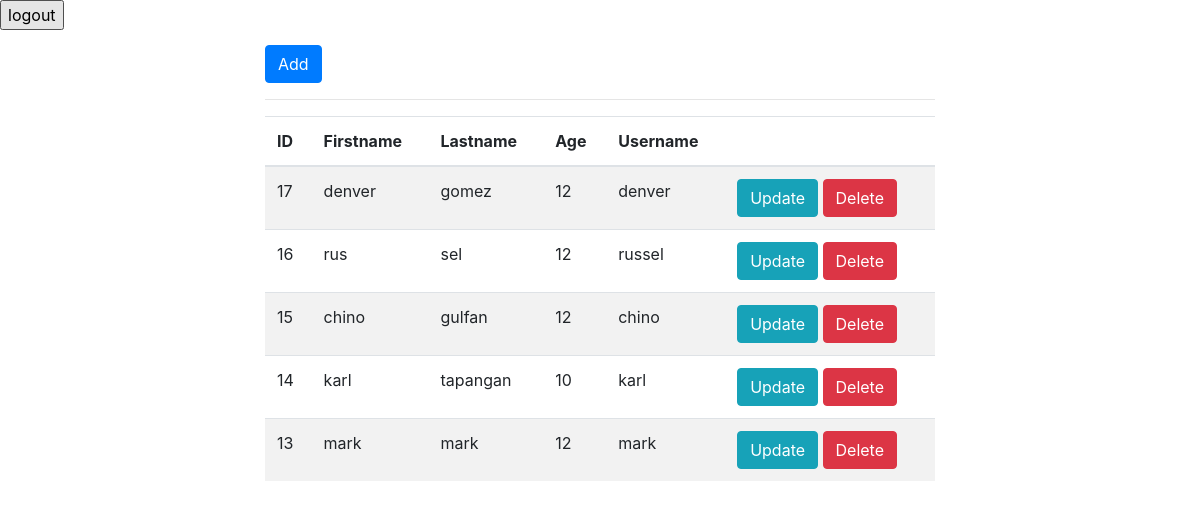
Page /view/user.php (signed in) on the committed database.
### tables this page shows
CREATE TABLE `user`  (
  `id` int(11) NOT NULL AUTO_INCREMENT,
  `fname` varchar(50) NOT NULL,
  `lname` varchar(50) NOT NULL,
  `age` varchar(50) NOT NULL,
  `username` varchar(50) NOT NULL,
  `password` varchar(50) NOT NULL,
  PRIMARY KEY (`id`) USING BTREE
);

### controller/user-server.php (called while the page is built, shortened)
<?php
function displayuser()
{
    $db = db();
    $sql = "SELECT * FROM user ORDER BY id DESC";
    $cmd = $db->prepare($sql);
    $cmd->execute();
    $row = $cmd->fetchAll();
    return $row;
}

### view/user.php (the view, shortened to what this page needs)
<?php
require('../controller/user-server.php');
if ($_SESSION) {
?>
    <!DOCTYPE html>
    <html lang="en">
    <head>
        <link rel="stylesheet" href="https://maxcdn.bootstrapcdn.com/bootstrap/4.5.2/css/bootstrap.min.css">
        <link rel="stylesheet" href="assets/css/style.css">
    </head>
    <body>
        <form action="<?php $_SELF_PHP ?>" method="POST">
            <input type="submit" value="logout" name="btnLogout">
        </form>
        <div class="cust-container">
            <a href="add-user.php" class="btn btn-primary">Add</a>
            <hr>
            <table class="table table-striped">
                <thead>
                    <tr>
                        <th>ID</th>
                        <th>Firstname</th>
                        <th>Lastname</th>
                        <th>Age</th>
                        <th>Username</th>
                        <th></th>
                    </tr>
                </thead>
                <tbody>
                    <?php foreach (displayuser() as $user) { ?>
                        <tr>
                            <td><?php echo $user['id'] ?></td>
                            <td><?php echo $user['fname'] ?></td>
                            <td><?php echo $user['lname'] ?></td>
                            <td><?php echo $user['age'] ?></td>
                            <td><?php echo $user['username'] ?></td>
                            <td>
                                <button class="btn btn-info" id="btnEdit" data-toggle="modal" data-target="#updatemodal">Update</button>
                                <button class="btn btn-danger" id="btnDelete" data-toggle="modal" data-target="#deletemodal">Delete</button>
                            </td>
                        </tr>
                    <?php } ?>
                </tbody>
            </table>
        </div>
    </body>
    </html>
<?php
} else {
    header("location: ../index.php?Please_login");
} ?>

### view/assets/css/style.css (style rules this page uses)
.cust-container { width: 700px; margin: 0 auto; padding: 15px; }

### rows in the picture
user: id "17", fname "denver", lname "gomez", age "12", username "denver"
user: id "16", fname "rus", lname "sel", age "12", username "russel"
user: id "15", fname "chino", lname "gulfan", age "12", username "chino"
user: id "14", fname "karl", lname "tapangan", age "10", username "karl"
user: id "13", fname "mark", lname "mark", age "12", username "mark"
